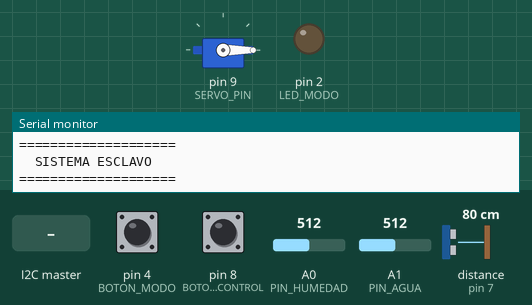
Recording of a sketch running on a simulated Arduino Uno, built with avr-gcc and run on an emulated ATmega328P. Parts: servo, output pins drawn as LEDs (lit = HIGH), the last lines printed to the serial monitor. Wiring (inferred from the names in the program): ultrasonic range finder: trigger pin 6; echo pin 7. Inputs (shaded band) come from the test bench; at power-on: pin 4 (BOTON_MODO) HIGH, pin 8 (BOTON_CONTROL) HIGH, A0 (PIN_HUMEDAD) = 512, A1 (PIN_AGUA) = 512, distance to the obstacle (sensor on pin 7) 80 cm. The echo pulse lasts 58.3 µs per cm; pins used as bus, display or sensor lines are not drawn.

Above: at 1.2 s.
1.3 s: pin 4 (BOTON_MODO) pulled LOW for 0.15 s
At 2.1 s:
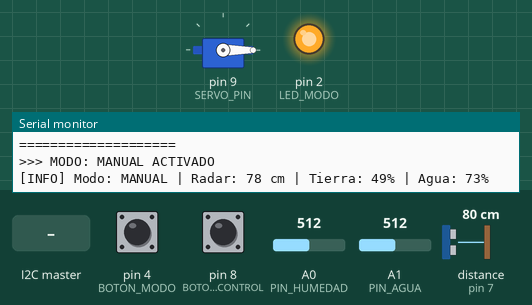
2.9 s: pin 8 (BOTON_CONTROL) pulled LOW for 0.15 s
At 3.73 s:
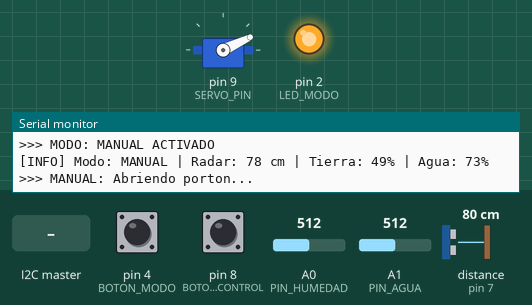
5.9 s: pin 4 (BOTON_MODO) pulled LOW for 1 s
At 6.16 s:
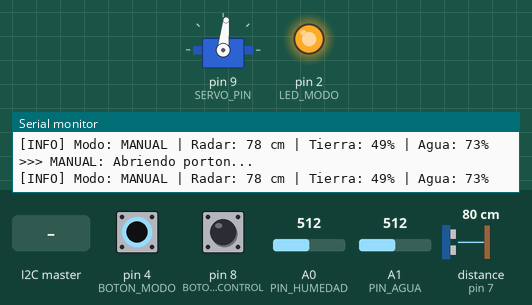
9.9 s: the I2C master sends "M"
At 10.4 s:
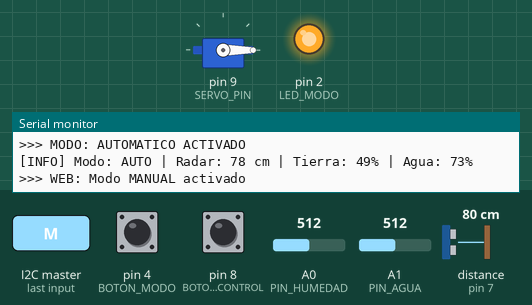
11.4 s: the I2C master sends "A"
At 12.5 s:
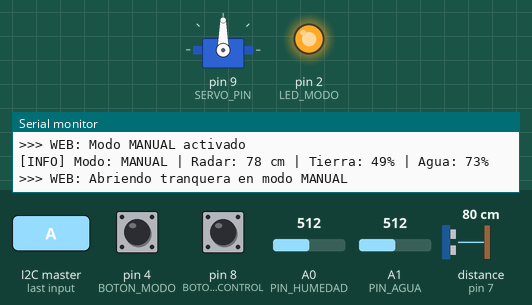
12.9 s: pin 8 (BOTON_CONTROL) pulled LOW for 1 s
At 13.73 s:
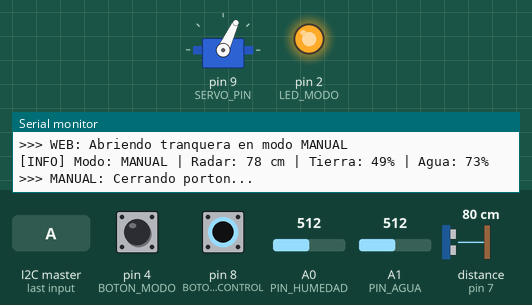
Timing chart, 0 to 16.9 s (numbered marks = the images above; inputs shaded):
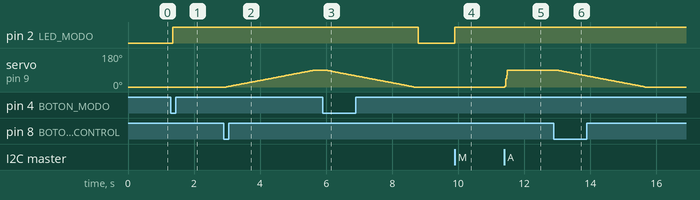

The sketch:

esclavo_agrogate.ino
```cpp
#include <Wire.h>
#include <Servo.h>
#include <SPI.h>
#include <MFRC522.h>

#define PIN_HUMEDAD A0
#define PIN_AGUA A1
#define TRIG_FRONTAL 6
#define ECHO_FRONTAL 7
#define SERVO_PIN 9
#define RST_PIN 5
#define SS_PIN 10
#define BOTON_MODO 4
#define BOTON_CONTROL 8
#define LED_MODO 2

Servo miMotor;
MFRC522 mfrc522(SS_PIN, RST_PIN);

byte datosSensores[5] = {0, 0, 0, 0, 0};

enum EstadoTranquera { CERRADA, ABIERTA_VEHICULO_PRESENTE, ABIERTA_CONTANDO_CIERRE };
EstadoTranquera estadoActual = CERRADA;

enum ModoFuncionamiento { AUTOMATICO, MANUAL };
ModoFuncionamiento modoActual = AUTOMATICO;

unsigned long tiempoInicioCierre = 0;
const unsigned long TIEMPO_CIERRE_RAPIDO = 1000;
int posicionActualServo = 0;
unsigned long tiempoUltimoMensaje = 0;

bool ultimoEstadoBotonModo = HIGH;
bool ultimoEstadoBotonControl = HIGH;
bool portonAbiertoManual = false;
volatile bool abrirDesdeWeb = false;

void setup() {
  Serial.begin(9600);
  Wire.begin(8);
  Wire.onRequest(enviarDatos);
  Wire.onReceive(recibirEventoWeb);

  pinMode(TRIG_FRONTAL, OUTPUT);
  pinMode(ECHO_FRONTAL, INPUT);

  pinMode(BOTON_MODO, INPUT_PULLUP);
  pinMode(BOTON_CONTROL, INPUT_PULLUP);
  pinMode(LED_MODO, OUTPUT);

  // Estado inicial: Modo Automático (LED apagado)
  digitalWrite(LED_MODO, LOW);

  miMotor.attach(SERVO_PIN);
  miMotor.write(posicionActualServo);
  //delay(500);
  //miMotor.detach();

  inicializarRFID();
  Serial.println("====================");
  Serial.println("  SISTEMA ESCLAVO  ");
  Serial.println("====================");
}

void inicializarRFID() {
  SPI.begin();
  mfrc522.PCD_Init();
  mfrc522.PCD_SetAntennaGain(mfrc522.RxGain_max);
}

void reiniciarRFID_Hardware() {
  SPI.end();
  pinMode(RST_PIN, OUTPUT);
  digitalWrite(RST_PIN, LOW);
  delay(50);
  digitalWrite(RST_PIN, HIGH);
  inicializarRFID();
}

void loop() {
  int distanciaFrontal = obtenerDistancia();

  datosSensores[0] = constrain(map(analogRead(PIN_HUMEDAD), 1023, 0, 0, 100), 0, 100);
  datosSensores[1] = constrain(map(analogRead(PIN_AGUA), 0, 700, 0, 100), 0, 100);
  datosSensores[2] = distanciaFrontal;
  datosSensores[3] = (modoActual == AUTOMATICO) ? 0 : 1;
  datosSensores[4] = (estadoActual != CERRADA || portonAbiertoManual) ? 1 : 0;

  bool lecturaBotonModo = digitalRead(BOTON_MODO);
  if (lecturaBotonModo == LOW && ultimoEstadoBotonModo == HIGH) {
    delay(50);
    if (modoActual == AUTOMATICO) {
      modoActual = MANUAL;
      digitalWrite(LED_MODO, HIGH); // Enciende el LED en modo manual
      Serial.println(">>> MODO: MANUAL ACTIVADO");
    } else {
      modoActual = AUTOMATICO;
      estadoActual = CERRADA;
      portonAbiertoManual = false;
      moverServo(0);
      reiniciarRFID_Hardware();
      digitalWrite(LED_MODO, LOW); // Apaga el LED en modo automático
      Serial.println(">>> MODO: AUTOMATICO ACTIVADO");
    }
  }
  ultimoEstadoBotonModo = lecturaBotonModo;

  if (millis() - tiempoUltimoMensaje >= 2000) {
    tiempoUltimoMensaje = millis();
    Serial.print("[INFO] Modo: ");
    Serial.print(modoActual == AUTOMATICO ? "AUTO" : "MANUAL");
    Serial.print(" | Radar: "); Serial.print(distanciaFrontal);
    Serial.print(" cm | Tierra: "); Serial.print(datosSensores[0]);
    Serial.print("% | Agua: "); Serial.print(datosSensores[1]);
    Serial.println("%");
  }

  if (modoActual == MANUAL) {
    bool lecturaBotonControl = digitalRead(BOTON_CONTROL);
    if (lecturaBotonControl == LOW && ultimoEstadoBotonControl == HIGH) {
      delay(50);
      if (!portonAbiertoManual) {
        Serial.println(">>> MANUAL: Abriendo porton...");
        moverServo(90);
        portonAbiertoManual = true;
      } else {
        Serial.println(">>> MANUAL: Cerrando porton...");
        moverServo(0);
        portonAbiertoManual = false;
      }
    }
    ultimoEstadoBotonControl = lecturaBotonControl;
  }
  else {
    switch (estadoActual) {
      case CERRADA:
        if (distanciaFrontal > 0 && distanciaFrontal <= 10) {
          if (mfrc522.PICC_IsNewCardPresent() && mfrc522.PICC_ReadCardSerial()) {
            Serial.println(">>> AUTO: Acceso concedido. Abriendo...");
            moverServo(90);
            estadoActual = ABIERTA_VEHICULO_PRESENTE;
            reiniciarRFID_Hardware();
          }
        }
        break;

      case ABIERTA_VEHICULO_PRESENTE:
        if (distanciaFrontal > 30) {
          Serial.println(">>> AUTO: Vehiculo alejandose. Contando 1 segundo...");
          tiempoInicioCierre = millis();
          estadoActual = ABIERTA_CONTANDO_CIERRE;
        }
        break;

      case ABIERTA_CONTANDO_CIERRE:
        if (distanciaFrontal <= 30) {
          Serial.println(">>> PELIGRO: Objeto detectado. Pausando cierre.");
          estadoActual = ABIERTA_VEHICULO_PRESENTE;
        }
        else if (millis() - tiempoInicioCierre >= TIEMPO_CIERRE_RAPIDO) {
          Serial.println(">>> AUTO: Area libre. Cerrando porton.");
          moverServo(0);
          estadoActual = CERRADA;
          reiniciarRFID_Hardware();
        }
        break;
    }
  }

  if (abrirDesdeWeb) {
    Serial.println(">>> APERTURA REMOTA DESDE LA WEB");
    moverServo(90);
    estadoActual = ABIERTA_VEHICULO_PRESENTE;
    abrirDesdeWeb = false;
  }
}

int obtenerDistancia() {
  // Hacemos hasta 3 intentos para filtrar el ruido y los "ecos fantasmas"
  for (int i = 0; i < 3; i++) {
    digitalWrite(TRIG_FRONTAL, LOW); delayMicroseconds(2);
    digitalWrite(TRIG_FRONTAL, HIGH); delayMicroseconds(10);
    digitalWrite(TRIG_FRONTAL, LOW);

    long d = pulseIn(ECHO_FRONTAL, HIGH, 30000);
    int distancia = (d == 0) ? 255 : constrain(d * 0.034 / 2, 0, 255);

    // Si la distancia es válida (menor a 255), la aceptamos de inmediato
    if (distancia < 255) {
      return distancia;
    }

    // Si dio 255, hacemos un silencio de 40 milisegundos para limpiar el aire y reintentamos
    delay(40);
  }

  // Si falló 3 veces seguidas, entonces realmente no hay nada enfrente
  return 255;
}

void moverServo(int destino) {
  //miMotor.attach(SERVO_PIN);
  if (posicionActualServo < destino) {
    for (int pos = posicionActualServo; pos <= destino; pos++) {
      miMotor.write(pos);
      delay(30);
    }
  } else {
    for (int pos = posicionActualServo; pos >= destino; pos--) {
      miMotor.write(pos);
      delay(30);
    }
  }
  posicionActualServo = destino;
  //miMotor.detach();
}

void enviarDatos() {
  Wire.write(datosSensores, 5);
}

void recibirEventoWeb(int cuantos) {
  if (Wire.available()) {
    char comando = Wire.read();
    if (comando == 'A') {
      // Abrir tranquera (solo en modo manual, desde web)
      if (modoActual == MANUAL) {
        moverServo(90);
        portonAbiertoManual = true;
        Serial.println(">>> WEB: Abriendo tranquera en modo MANUAL");
      }
      abrirDesdeWeb = false;
    } else if (comando == 'C') {
      if (modoActual == MANUAL) {
        moverServo(0);
        portonAbiertoManual = false;
        Serial.println(">>> WEB: Cerrando tranquera en modo MANUAL");
      }
    } else if (comando == 'M') {
      modoActual = MANUAL;
      digitalWrite(LED_MODO, HIGH);
      Serial.println(">>> WEB: Modo MANUAL activado");
    } else if (comando == 'U') {
      modoActual = AUTOMATICO;
      estadoActual = CERRADA;
      portonAbiertoManual = false;
      moverServo(0);
      digitalWrite(LED_MODO, LOW);
      Serial.println(">>> WEB: Modo AUTOMATICO activado");
    }
  }
}
```

Measured:
- after the input at 1.3 s, pin 2 (LED_MODO): LOW → HIGH after 0.06 s
- after the input at 2.9 s, servo on pin 9 (SERVO_PIN): moves from 0° to 90° over 2.7 s, starting after 0.08 s
- after the input at 5.9 s, pin 2 (LED_MODO): HIGH → LOW after 2.9 s; servo on pin 9 (SERVO_PIN): moves from 90° to 0° over 2.7 s, starting after 0.08 s
- after the input at 9.9 s, pin 2 (LED_MODO): LOW → HIGH at once
- after the input at 11.4 s, servo on pin 9 (SERVO_PIN): 0° → 90° at once
- after the input at 12.9 s, servo on pin 9 (SERVO_PIN): moves from 90° to 0° over 2.7 s, starting after 0.08 s
